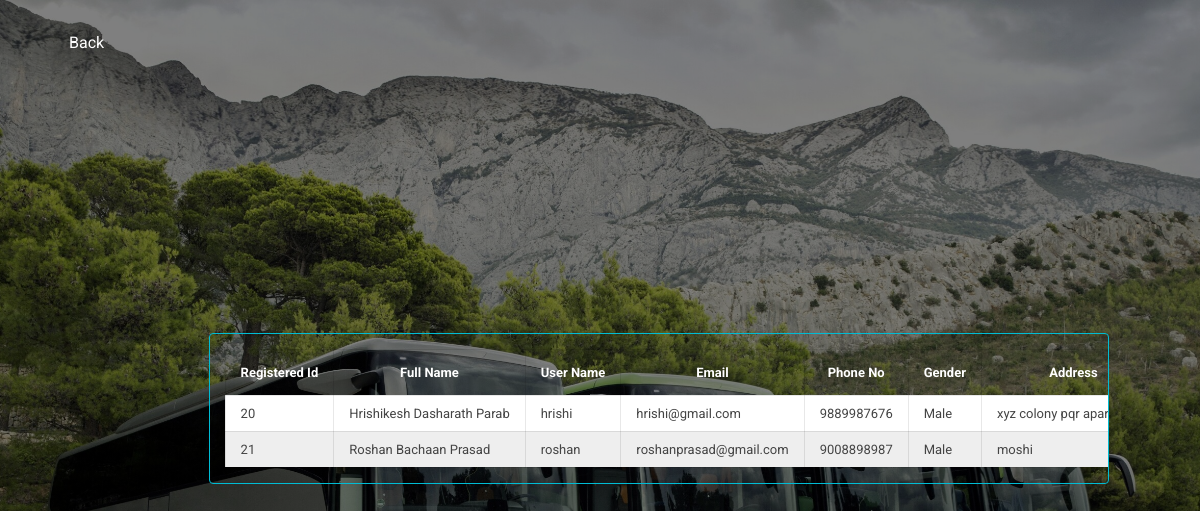
The page /Trial/raccess.php on the database its author committed.
### tables this page shows
CREATE TABLE IF NOT EXISTS `register` (
  `f_name` varchar(255) NOT NULL,
  `u_name` varchar(255) NOT NULL,
  `email` varchar(255) NOT NULL,
  `phone_no` varchar(255) NOT NULL,
  `gender` enum('Male','Female','Other') NOT NULL,
  `pass` varchar(255) DEFAULT NULL,
  `created` timestamp NOT NULL DEFAULT current_timestamp() ON UPDATE current_timestamp(),
  `r_id` int(11) NOT NULL AUTO_INCREMENT,
  `u_address` varchar(255) NOT NULL,
  PRIMARY KEY (`r_id`),
  UNIQUE KEY `u_name` (`u_name`)
);

### Trial/raccess.php (the view, shortened to what this page needs)
<html>
<head>
	<link rel="stylesheet" href="css1/edinfo.css">
</head>
<body>
	 <div class="main">
			<ul>
				<li><a href="admain.php">Back</a></li>
			</ul>
	</div>
	<div class="table">
		<table>
			<thead>
				<tr>
					<th>Registered Id</th>
					<th>Full Name </th>
					<th>User Name</th>
					<th>Email</th>
					<th>Phone No</th>
					<th>Gender</th>
					<th>Address</th>
				</tr>
			</thead>
			<tbody>
<?php
	include('include/connect.php');
    $sql="SELECT * FROM register";
    $result=mysqli_query($conn,$sql);
    $num=mysqli_num_rows($result);
    if($num!=0)
        {
        	while($row=mysqli_fetch_assoc($result))
        	{
        			$register_id=" ".$row['r_id']." ";
        		echo"
        		<tr>
        			<td> $register_id </td>
        			<td> ".$row['f_name']." </td>
        			<td> ".$row['u_name']." </td>
           			<td> ".$row['email']." </td>
          			<td> ".$row['phone_no']." </td>
          	 		<td> ".$row['gender']." </td>
            	    <td> ".$row['u_address']." </td>
               	</tr>
               	 ";
        	}
        }
?>
			</tbody>
		</table>
	</div>
</body>
</html>

### Trial/css1/edinfo.css (style rules this page uses)
* { box-sizing: border-box; }
body { min-height: auto; display: flex; font-family: 'Roboto', sans-serif; background: linear-gradient(to top,rgba(0,0,0,0.5)50%,rgba(0,0,0,0.5)50%),url(images/1.jpg); background-position: center; background-size: cover; height: 100vh; }
ul li { display: inline-block; }
ul li a { text-decoration: none; color: #fff; padding: 5px 20px; border: 1px solid transparent; transition: 0.6s ease; }
.table { max-width: 900px; border: 1px solid #00bcd4; background-color: linear-gradient(to top,rgba(0,0,0,0.5),rgba(0,0,0,0.5)50%); padding: 15px; overflow: auto; margin: auto; border-radius: 4px; }
table { width: 100%; font-size: 13px; color: #444; white-space: nowrap; border-collapse: collapse; }
table>thead { background-color: linear-gradient(to top,rgba(0,0,0,0.5),rgba(0,0,0,0.5)50%); color: #fff; }
table>thead th { padding: 15px; }
table th, table td { border: 1px solid #00000017; padding: 10px 15px; }
table>tbody>tr { background-color: #fff; transition: 0.3s ease-in-out; }
table>tbody>tr:nth-child(even) { background-color: rgb(238, 238, 238); }
ul { float:right; list-style-type: none; margin-top: 25px; }

### rows shown on the page
register: r_id "20", f_name "Hrishikesh Dasharath Parab", u_name "hrishi", email "hrishi@gmail.com", phone_no "9889987676", gender "Male", u_address "xyz colony pqr…"
register: r_id "21", f_name "Roshan Bachaan Prasad", u_name "roshan", email "roshanprasad@gmail.com", phone_no "9008898987", gender "Male", u_address "moshi"
